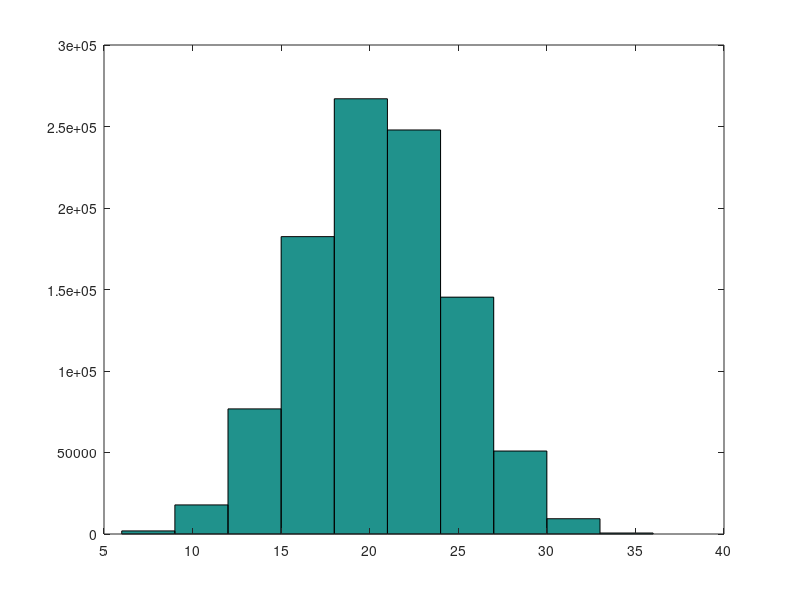

Write MATLAB code to recreate this figure.
%% Simulate the sum of rolling 6 dice 1e6 times.
tic;
numSims = 1e6;

% IMPROVEMENT 1: 
% Take randi() out of the for loop and generate 1e6 times  in one call.
% Store the result in one matrix 'dice'.
dice = randi([1 6], numSims, 6);

% IMPROVEMENT 2:
% take sum out of the for loop and sum dice rolling result across second
% dimenstion of the previously calculated matrix 'dice'.
diceSum = sum(dice, 2);

% for i = 1:numSims
    
    % Create 6 random integers in the range [1, 6]
%     dice = randi([1, 6], 1, 6);
        
    % Sum the six integers and store the result
%     diceSum(i) = sum(dice);
% end


hist(diceSum);
toc % script running now is approximetly 24-times faster !
